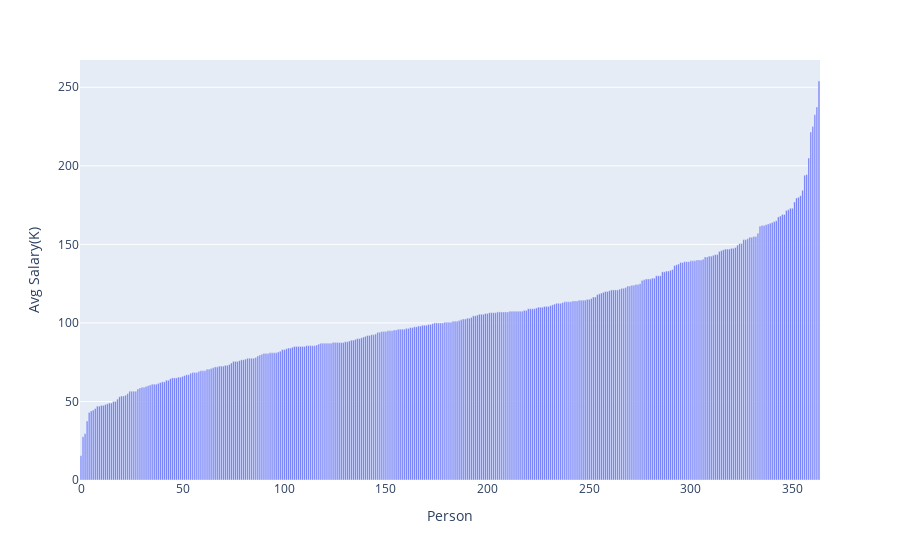

Here is the notebook cell this chart was saved with:
### Markdown cell above
✔︎ Avg Salary 컬럼

### Code cell
df_dropAvgsal = df_dsc[['Avg Salary(K)']].sort_values(by='Avg Salary(K)')
print(df_dropAvgsal)


fig = px.bar(y = df_dropAvgsal['Avg Salary(K)'])
fig.update_layout(xaxis_title='Person', yaxis_title='Avg Salary(K)')

# fig.update_layout(xaxis={'categoryorder':'total descending'})
fig.show()

### Figure 1 — Plotly figure (JSON) as saved in the notebook; plotly's stock layout.template omitted (floating-point values rounded to 4 significant figures; data arrays with more than 128 entries replaced by an {"elided": "..."} marker saying what was removed)
{"data": [{"alignmentgroup": "True", "hovertemplate": "x=%{x}<br>y=%{y}<extra></extra>", "legendgroup": "", "marker": {"color": "#636efa", "pattern": {"shape": ""}}, "name": "", "offsetgroup": "", "orientation": "v", "showlegend": false, "textposition": "auto", "type": "bar", "x": {"elided": "364 int values"}, "xaxis": "x", "y": {"elided": "364 float values"}, "yaxis": "y"}], "layout": {"barmode": "relative", "legend": {"tracegroupgap": 0}, "margin": {"t": 60}, "xaxis": {"anchor": "y", "domain": [0, 1], "title": {"text": "Person"}}, "yaxis": {"anchor": "x", "domain": [0, 1], "title": {"text": "Avg Salary(K)"}}}}
